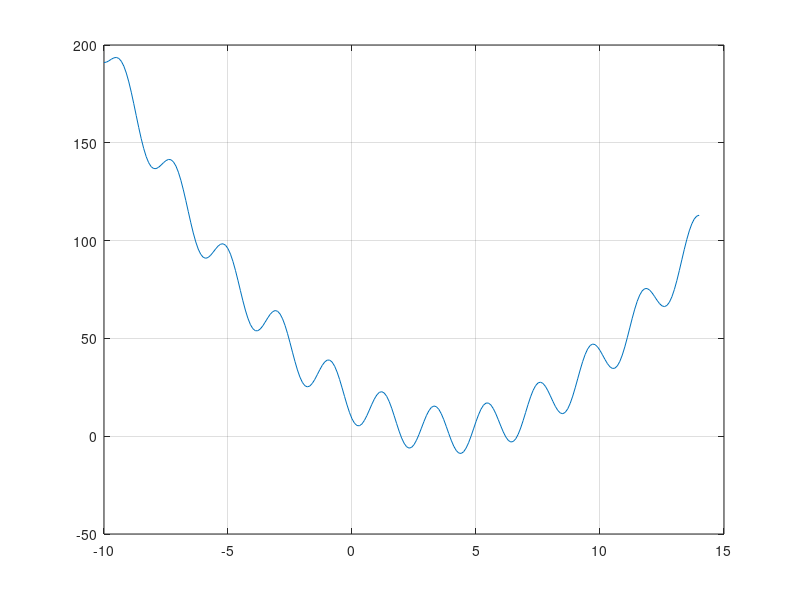

Recreate this plot in MATLAB. (Note: this script raises an error after producing the figure.)
%% __Init__
format long
guessList = [2,2.7,4,4.8,6.2,6.7];
f = @(x) x.^2 - 8 .* x - 12 .* sin(3.*x + 1) + 19;

%% 1a - plotta f(x)
x = [-10:0.1:14];

figure(1)
plot(x, f(x))
grid on

% Nollstallen från grafen:
% x = 2
% x = 2.7
% x = 4
% x = 4.8
% x = 6.2
% x = 6.7

%% 1b - fixpunktiterationer
tau = 1e-10;

disp("Fixpunkt med given funtion:")
guess = guessList(1);
xit = fixpunkt(guess, tau);
fprintf("Hittade rot %f med startgissning: %f och Iterationer %d\n", xit(end), guess, size(xit, 2));
disp(abs(diff(xit)))

for guess = guessList(2:end)
    xit = fixpunkt(guess,tau);
    fprintf("Hittade rot %f med startgissning: %f och Iterationer %d\n", xit(end), guess, size(xit, 2));
end

% for guess = guessList(2:end)
%     xit = fixpunkt(guess,tau);
%     fprintf("Hittade rot %f med startgissning: %f och Iterationer %d\n", xit(end), guess, size(xit, 2));
% end

%% 1c - Newton
tau = 1e-10;

disp("Newtons metod: ")
guess = guessList(1);
xit = newton(guess, tau);
fprintf("Hittade rot %f med startgissning: %f och Iterationer %d\n", xit(end), guess, size(xit, 2));
disp(abs(diff(xit)))

for guess = guessList(2:end)
    xit = newton(guess,tau);
    fprintf("Hittade rot %f med startgissning: %f och Iterationer %d\n", xit(end), guess, size(xit, 2));
end

%% 1d - konvergensplottar
% d1
x0 = 2;
tau = 1e-10;

x_newton15 = newton(x0,1e-15);
x_star = x_newton15(end);
x_fix = fixpunkt(x0, tau);

err_fix = abs(x_fix-x_star);
err_newt = abs(x_newton15-x_star);
x_vals_fix = 1:(size(err_fix,2));
x_vals_newt = 1:(size(err_newt, 2));

figure(2)
semilogy(x_vals_newt,err_newt,x_vals_fix,err_fix)
grid on

%% d2
% Plotta e_n+1 som funktion av e_n
figure(3)
loglog(err_newt(1:end-1), err_newt(2:end), err_fix(1:end-1), err_fix(2:end))
grid on


%% b
function xit = fixpunkt(x0, tau)
    f_fixpunkt = @(x) 1/19 * (x^2 + 11 * x - 12 * sin(3 * x + 1)) + 1;
    x = x0;
	x_prev = x + tau * 10;
    xit = [x0];
    while abs(x - x_prev) > tau 
		x_prev = x;
        x = f_fixpunkt(x);
        xit = [xit, x];
    end
end

%%
% C
function xit = newton(x0,tau)
    f = @(x) x.^2 - 8 .* x - 12 .* sin(3.*x + 1) + 19;
    f_prim = @(x) 2 .* x - 8 - 36 * cos(3 .* x + 1); 

    x = x0;
    % Skulle kunna utskiftas om x0 stor och tolerance är liten. Alternativ är att använda inf.
    xPrev = x + tau * 10 ;
    xit = [xPrev];
    while abs(x - xPrev) > tau
        xPrev = x;
        x = x - f(x)/f_prim(x);
        xit = [xit,x];
    end
end
